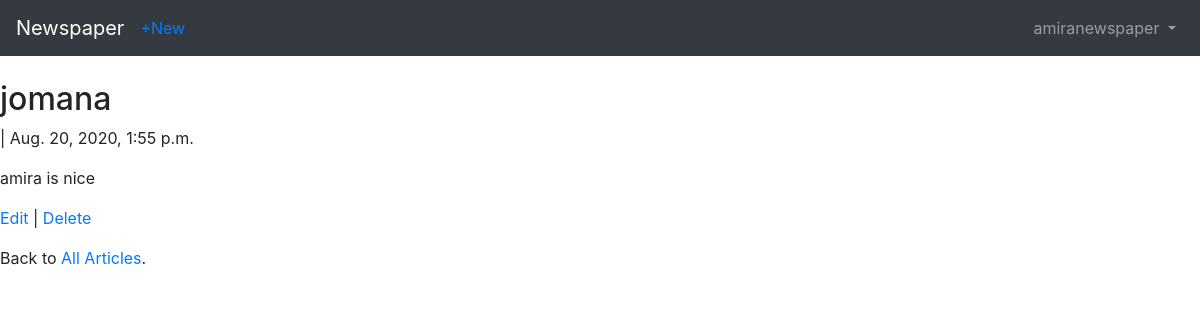
Page /articles/3/ (signed in) on the committed database.
### users/models.py (models this page shows)
class CustomUser(AbstractUser):
    age =models.PositiveIntegerField(null=True,blank=True)

### articles/models.py (models this page shows, shortened)
class Article(models.Model):
    title=models.CharField(max_length=255)
    body=models.TextField()
    date=models.DateTimeField(auto_now_add=True)
    auther=models.ForeignKey(get_user_model(), on_delete=models.CASCADE,)

### articles/views.py (the view)
# urls.py: path("<int:pk>/",ArticleDetailView.as_view(),name="article_detail"),
class ArticleDetailView(LoginRequiredMixin,DetailView):
    model=Article
    template_name="article_detail.html"
    login_url="login"

### templates/article_detail.html
{% extends 'base.html' %}
{% block content %}
    <div class="article-entry">
        <h2>{{ object.title }}</h2>
        <p>{{ object.author}} | {{ object.date }}</p>
        <p>{{ object.body }}</p>
    </div>
    <p><a href="{% url 'article_edit' article.pk %}">Edit</a> |
       <a href="{% url 'article_delete' article.pk %}">Delete</a>
    </p>
    <p>Back to <a href="{% url 'article_list' %}">All Articles</a>.</p>
{% endblock content %}

### templates/base.html (shortened to what this page needs)
<!DOCTYPE html>
<html lang="en">
<head>
    <link rel="stylesheet" href="https://stackpath.bootstrapcdn.com/bootstrap/4.1.3/css/bootstrap.min.css">
</head>
<body>
    <nav class="navbar navbar-expand-md navbar-dark bg-dark mb-4">
      <a class="navbar-brand" href="{% url 'home' %}">Newspaper</a>
        {% if user.is_authenticated %}
        <ul class="navbar-nav mr-auto">
            <li class ="nav-item"><a href ="{%url 'article_new'%}">+New</a></li>
        </ul>
        {% endif %}
      <div class="collapse navbar-collapse" id="navbarCollapse">
        {% if user.is_authenticated %}
          <ul class="navbar-nav ml-auto">
            <li class="nav-item">
              <a class="nav-link dropdown-toggle" href="#" id="userMenu" data-toggle="dropdown" aria-haspopup="true" aria-expanded="false">
                {{ user.username }}
              </a>
            </li>
          </ul>
        {% endif %}
      </div>
    </nav>
    <div>
        {% block content %}
        {% endblock content %}
    </div>
</body>
</html>

### rows in the picture
CustomUser: username "amiranewspaper"
Article: title "jomana", date "Aug. 20, 2020, 1:55 p.m.", body "amira is nice"
